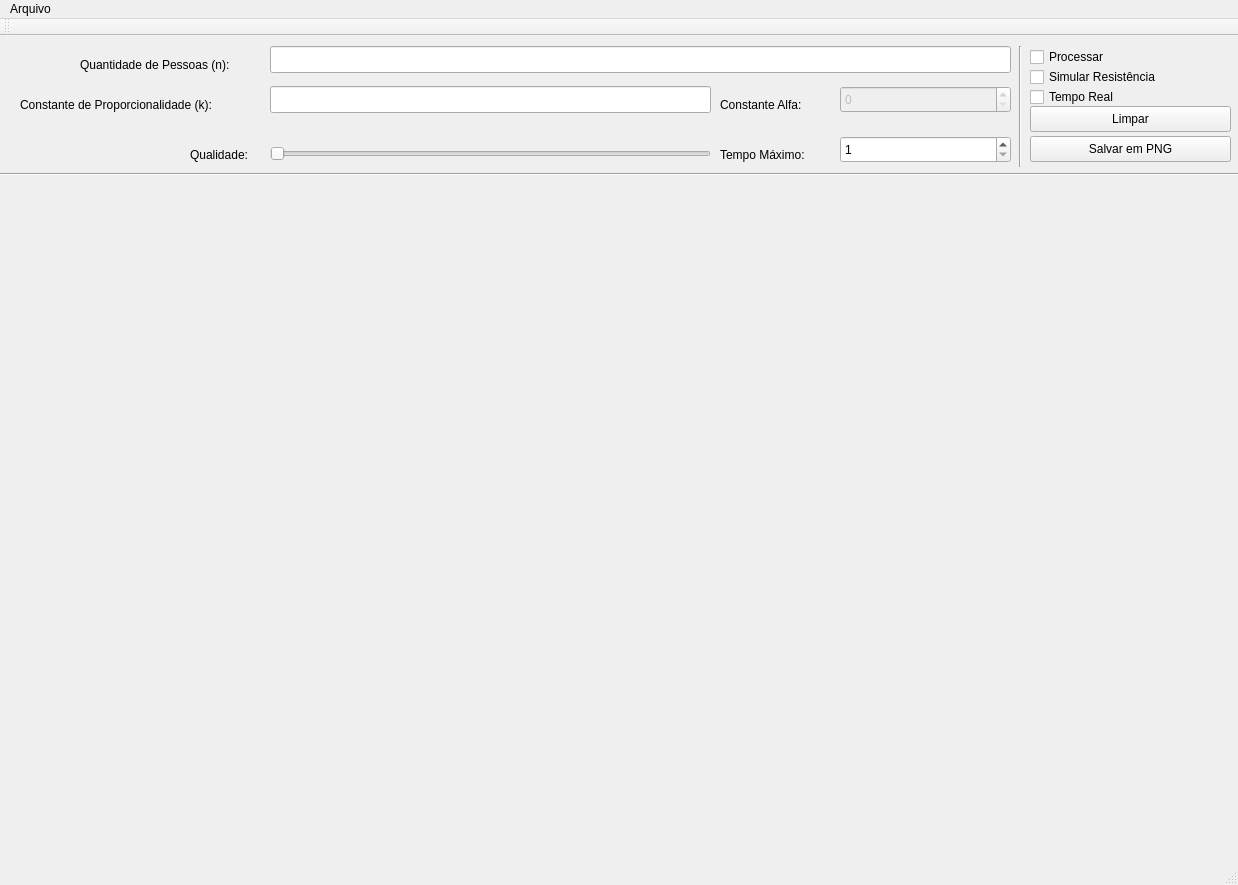
<?xml version="1.0" encoding="UTF-8"?>
<ui version="4.0">
 <class>MainWindow</class>
 <widget class="QMainWindow" name="MainWindow">
  <property name="geometry">
   <rect>
    <x>0</x>
    <y>0</y>
    <width>1238</width>
    <height>885</height>
   </rect>
  </property>
  <property name="windowTitle">
   <string>Infection Simulator</string>
  </property>
  <widget class="QWidget" name="centralWidget">
   <widget class="QLabel" name="label_LC">
    <property name="geometry">
     <rect>
      <x>20</x>
      <y>60</y>
      <width>251</width>
      <height>17</height>
     </rect>
    </property>
    <property name="text">
     <string>Constante de Proporcionalidade (k):</string>
    </property>
   </widget>
   <widget class="QLineEdit" name="leProporcionalityConstant">
    <property name="geometry">
     <rect>
      <x>270</x>
      <y>50</y>
      <width>441</width>
      <height>27</height>
     </rect>
    </property>
   </widget>
   <widget class="QLabel" name="label_AC">
    <property name="geometry">
     <rect>
      <x>80</x>
      <y>20</y>
      <width>191</width>
      <height>17</height>
     </rect>
    </property>
    <property name="text">
     <string>Quantidade de Pessoas (n):</string>
    </property>
   </widget>
   <widget class="QLabel" name="label">
    <property name="geometry">
     <rect>
      <x>190</x>
      <y>110</y>
      <width>81</width>
      <height>17</height>
     </rect>
    </property>
    <property name="text">
     <string>Qualidade:</string>
    </property>
   </widget>
   <widget class="QLineEdit" name="leQtdPeoples">
    <property name="geometry">
     <rect>
      <x>270</x>
      <y>10</y>
      <width>741</width>
      <height>27</height>
     </rect>
    </property>
   </widget>
   <widget class="Line" name="line">
    <property name="geometry">
     <rect>
      <x>0</x>
      <y>130</y>
      <width>1241</width>
      <height>16</height>
     </rect>
    </property>
    <property name="orientation">
     <enum>Qt::Horizontal</enum>
    </property>
   </widget>
   <widget class="QCustomPlot" name="qcPlotGraph" native="true">
    <property name="geometry">
     <rect>
      <x>10</x>
      <y>150</y>
      <width>1221</width>
      <height>671</height>
     </rect>
    </property>
   </widget>
   <widget class="QSlider" name="hsResolution">
    <property name="geometry">
     <rect>
      <x>270</x>
      <y>107</y>
      <width>441</width>
      <height>21</height>
     </rect>
    </property>
    <property name="minimum">
     <number>1</number>
    </property>
    <property name="maximum">
     <number>100</number>
    </property>
    <property name="orientation">
     <enum>Qt::Horizontal</enum>
    </property>
    <property name="invertedAppearance">
     <bool>false</bool>
    </property>
    <property name="invertedControls">
     <bool>false</bool>
    </property>
   </widget>
   <widget class="Line" name="line_2">
    <property name="geometry">
     <rect>
      <x>1010</x>
      <y>10</y>
      <width>20</width>
      <height>121</height>
     </rect>
    </property>
    <property name="orientation">
     <enum>Qt::Vertical</enum>
    </property>
   </widget>
   <widget class="QCheckBox" name="checkBox">
    <property name="geometry">
     <rect>
      <x>1030</x>
      <y>10</y>
      <width>91</width>
      <height>22</height>
     </rect>
    </property>
    <property name="text">
     <string>Processar</string>
    </property>
   </widget>
   <widget class="QCheckBox" name="cbRealTime">
    <property name="geometry">
     <rect>
      <x>1030</x>
      <y>50</y>
      <width>111</width>
      <height>22</height>
     </rect>
    </property>
    <property name="text">
     <string>Tempo Real</string>
    </property>
   </widget>
   <widget class="QPushButton" name="pushButton">
    <property name="geometry">
     <rect>
      <x>1030</x>
      <y>100</y>
      <width>201</width>
      <height>26</height>
     </rect>
    </property>
    <property name="text">
     <string>Salvar em PNG</string>
    </property>
   </widget>
   <widget class="QPushButton" name="pbClean">
    <property name="geometry">
     <rect>
      <x>1030</x>
      <y>70</y>
      <width>201</width>
      <height>26</height>
     </rect>
    </property>
    <property name="text">
     <string>Limpar</string>
    </property>
   </widget>
   <widget class="QLabel" name="label_2">
    <property name="geometry">
     <rect>
      <x>720</x>
      <y>110</y>
      <width>111</width>
      <height>17</height>
     </rect>
    </property>
    <property name="text">
     <string>Tempo Máximo:</string>
    </property>
   </widget>
   <widget class="QSpinBox" name="sbMaxTime">
    <property name="geometry">
     <rect>
      <x>840</x>
      <y>100</y>
      <width>171</width>
      <height>27</height>
     </rect>
    </property>
    <property name="minimum">
     <number>1</number>
    </property>
    <property name="maximum">
     <number>1000000</number>
    </property>
   </widget>
   <widget class="QCheckBox" name="cbResistance">
    <property name="geometry">
     <rect>
      <x>1030</x>
      <y>30</y>
      <width>161</width>
      <height>22</height>
     </rect>
    </property>
    <property name="text">
     <string>Simular Resistência</string>
    </property>
   </widget>
   <widget class="QLabel" name="label_3">
    <property name="geometry">
     <rect>
      <x>720</x>
      <y>60</y>
      <width>111</width>
      <height>17</height>
     </rect>
    </property>
    <property name="text">
     <string>Constante Alfa:</string>
    </property>
   </widget>
   <widget class="QSpinBox" name="sbAlphaConst">
    <property name="enabled">
     <bool>false</bool>
    </property>
    <property name="geometry">
     <rect>
      <x>840</x>
      <y>50</y>
      <width>171</width>
      <height>27</height>
     </rect>
    </property>
    <property name="maximum">
     <number>1000000000</number>
    </property>
    <property name="singleStep">
     <number>1000</number>
    </property>
   </widget>
   <zorder>label_LC</zorder>
   <zorder>leProporcionalityConstant</zorder>
   <zorder>label_AC</zorder>
   <zorder>label</zorder>
   <zorder>leQtdPeoples</zorder>
   <zorder>qcPlotGraph</zorder>
   <zorder>hsResolution</zorder>
   <zorder>line_2</zorder>
   <zorder>line</zorder>
   <zorder>checkBox</zorder>
   <zorder>cbRealTime</zorder>
   <zorder>pushButton</zorder>
   <zorder>pbClean</zorder>
   <zorder>label_2</zorder>
   <zorder>sbMaxTime</zorder>
   <zorder>cbResistance</zorder>
   <zorder>label_3</zorder>
   <zorder>sbAlphaConst</zorder>
  </widget>
  <widget class="QMenuBar" name="menuBar">
   <property name="geometry">
    <rect>
     <x>0</x>
     <y>0</y>
     <width>1238</width>
     <height>23</height>
    </rect>
   </property>
   <widget class="QMenu" name="menuInfection_Simulator">
    <property name="title">
     <string>Arquivo</string>
    </property>
    <addaction name="actionSalvar"/>
    <addaction name="actionAjuda"/>
    <addaction name="actionSobre"/>
   </widget>
   <addaction name="menuInfection_Simulator"/>
  </widget>
  <widget class="QToolBar" name="mainToolBar">
   <attribute name="toolBarArea">
    <enum>TopToolBarArea</enum>
   </attribute>
   <attribute name="toolBarBreak">
    <bool>false</bool>
   </attribute>
  </widget>
  <widget class="QStatusBar" name="statusBar"/>
  <action name="actionAjuda">
   <property name="text">
    <string>Ajuda</string>
   </property>
  </action>
  <action name="actionSobre">
   <property name="text">
    <string>Sobre</string>
   </property>
  </action>
  <action name="actionSalvar">
   <property name="text">
    <string>Salvar em PNG</string>
   </property>
  </action>
 </widget>
 <layoutdefault spacing="6" margin="11"/>
 <customwidgets>
  <customwidget>
   <class>QCustomPlot</class>
   <extends>QWidget</extends>
   <header>qcustomplot.h</header>
   <container>1</container>
  </customwidget>
 </customwidgets>
 <resources/>
 <connections/>
</ui>
